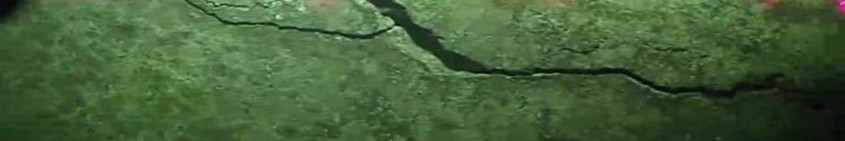
#> input picture 机器视觉与图像处理/代码/report/cracks.jpg, 845 x 141 px, found by its file name
$ python 2_4_morphology.py
#> lines starting #> are read from the running program, lines starting #| are printed output that depends on the picture; after the words box and inside, x2 and y2 are one past the last pixel; in counts of white or black regions, pixels touching at a corner belong together
import sys
from pathlib import Path

import cv2
import numpy as np


def resolve_input_path() -> Path:
    if len(sys.argv) > 1:
        return Path(sys.argv[1])

    candidates = [
        Path(r"D:\project\Personal\COURSES\CV\report\cracks.jpg"),
        Path("/mnt/d/project/Personal/COURSES/CV/report/cracks.jpg"),
        Path(__file__).resolve().parent / "cracks.jpg",
    ]
    for path in candidates:
        if path.exists():
            return path
    return candidates[-1]


def remove_small_components(binary: np.ndarray, min_area: int) -> np.ndarray:
    num_labels, labels, stats, _ = cv2.connectedComponentsWithStats(binary, connectivity=8)
    cleaned = np.zeros_like(binary)
    for label in range(1, num_labels):
        if stats[label, cv2.CC_STAT_AREA] >= min_area:
            cleaned[labels == label] = 255
    return cleaned


def main() -> None:
    input_path = resolve_input_path()
    image = cv2.imread(str(input_path))
#> image is the input picture: shape (141, 845, 3); mean B, G, R 56.8, 96.7, 68.9
    if image is None:
        raise SystemExit(f"Failed to read image: {input_path}")

    gray = cv2.cvtColor(image, cv2.COLOR_BGR2GRAY)
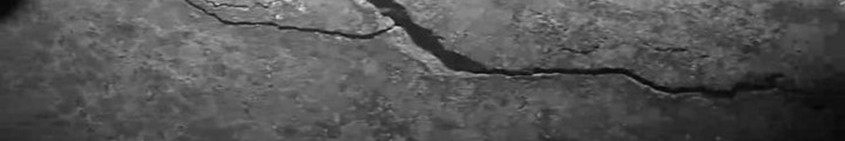
#> gray: shape (141, 845); min 5, max 226, mean 83.8
    gray = cv2.medianBlur(gray, 3)
    binary = cv2.adaptiveThreshold(
        gray,
        255,
        cv2.ADAPTIVE_THRESH_GAUSSIAN_C,
        cv2.THRESH_BINARY_INV,
        41,
        5,
    )
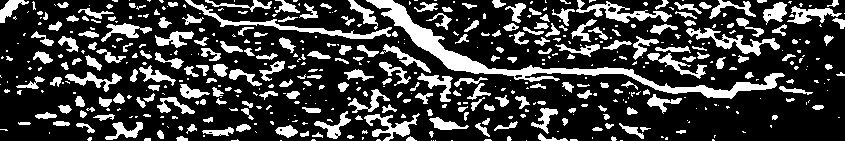
#> binary: shape (141, 845); 24.2% white; 523 white regions (289 under 20 px), largest, box (x1, y1, x2, y2) and area: (366, 0, 785, 99) 4064, (185, 0, 392, 39) 961, (686, 28, 780, 56) 726

    open_kernel = cv2.getStructuringElement(cv2.MORPH_RECT, (5, 5))
    close_kernel = cv2.getStructuringElement(cv2.MORPH_RECT, (9, 3))
    opened = cv2.morphologyEx(binary, cv2.MORPH_OPEN, open_kernel, iterations=1)
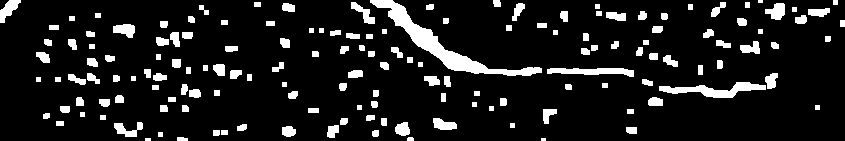
#> opened: shape (141, 845); 11.1% white; 156 white regions (3 under 20 px), largest, box (x1, y1, x2, y2) and area: (370, 0, 542, 76) 2200, (659, 82, 766, 98) 774, (547, 68, 634, 77) 506
    cleaned = remove_small_components(opened, min_area=120)
#> in remove_small_components, `num_labels, labels, stats, _ = cv2.connectedComponentsWithStats(binary..`:
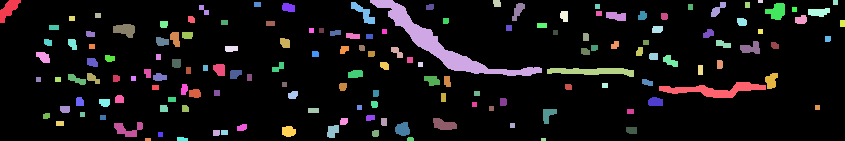
#> labels: shape (141, 845) int32; 157 distinct labels, from 0 to 156; one colour per label, 0 black
#> in remove_small_components, `num_labels, labels, stats, _ = cv2.connectedComponentsWithStats(binary..`: num_labels = 157; stats = 157 rows, first 6: [0, 0, 845, 141, 105914], [0, 0, 21, 23, 243], [370, 0, 172, 76, 2200], [493, 0, 8, 7, 51], [758, 0, 5, 3, 15], [833, 0, 5, 5, 25]
#> after the loop in remove_small_components, `for label in range(1, num_labels):`:
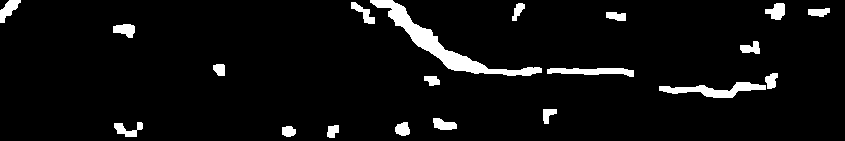
#> cleaned: shape (141, 845); 5.3% white; 20 white regions, largest, box (x1, y1, x2, y2) and area: (370, 0, 542, 76) 2200, (659, 82, 766, 98) 774, (547, 68, 634, 77) 506
    closed = cv2.morphologyEx(cleaned, cv2.MORPH_CLOSE, close_kernel, iterations=1)
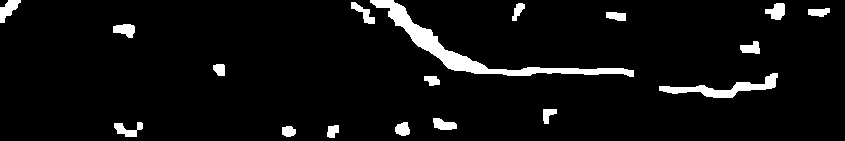
#> closed: shape (141, 845); 5.4% white; 18 white regions, largest, box (x1, y1, x2, y2) and area: (370, 0, 634, 77) 2758, (659, 73, 778, 98) 945, (0, 0, 21, 23) 252

    opening_path = input_path.parent / "cracks_2_4_opening.jpg"
    closing_path = input_path.parent / "cracks_2_4_closing.jpg"
    if not cv2.imwrite(str(opening_path), cleaned):
        raise SystemExit(f"Failed to write image: {opening_path}")
    if not cv2.imwrite(str(closing_path), closed):
        raise SystemExit(f"Failed to write image: {closing_path}")

    print(f"Saved: {opening_path}")
    print(f"Saved: {closing_path}")


if __name__ == "__main__":
    main()

$ run again, with 机器视觉与图像处理/代码/report/图9.jpg copied over 机器视觉与图像处理/代码/report/cracks.jpg
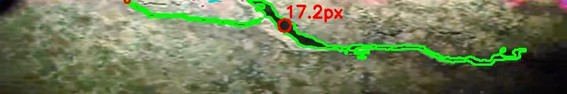
#> input picture 机器视觉与图像处理/代码/report/图9.jpg, 567 x 94 px, found by its file name
#> in main, image is the input picture: shape (94, 567, 3); mean B, G, R 89.1, 122.5, 112.8
#> binary: shape (94, 567); 37.2% white; 219 white regions (126 under 20 px), largest, box (x1, y1, x2, y2) and area: (366, 2, 548, 83) 2976, (123, 2, 288, 94) 2818, (406, 24, 499, 59) 1136
#> opened: shape (94, 567); 21% white; 102 white regions (5 under 20 px), largest, box (x1, y1, x2, y2) and area: (400, 50, 534, 77) 1350, (462, 14, 524, 55) 669, (512, 2, 567, 21) 547
#> in remove_small_components, `num_labels, labels, stats, _ = cv2.connectedComponentsWithStats(binary..`:
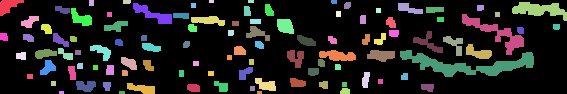
#> labels: shape (94, 567) int32; 103 distinct labels, from 0 to 102; one colour per label, 0 black
#> num_labels = 103; stats = 103 rows, first 6: [0, 0, 567, 94, 42126], [0, 0, 24, 16, 212], [89, 0, 5, 6, 30], [123, 0, 8, 4, 31], [209, 0, 5, 3, 15], [248, 0, 6, 3, 18]
#> in main, `closed = cv2.morphologyEx(cleaned, cv2.MORPH_CLOSE, close_kernel, iter..`:
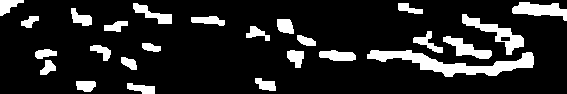
#> closed: shape (94, 567); 14.2% white; 25 white regions, largest, box (x1, y1, x2, y2) and area: (367, 50, 534, 77) 1729, (462, 14, 524, 55) 717, (512, 2, 567, 21) 593
